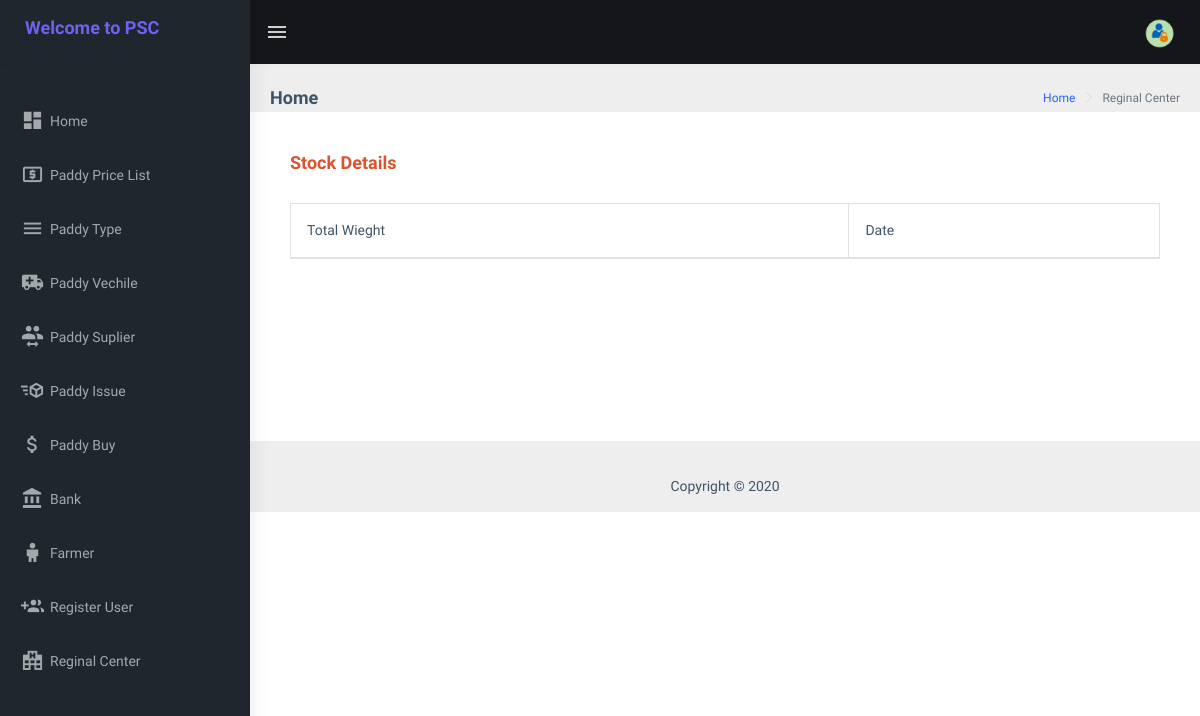
Page /common_components/stock.php (signed in) on the earlier database version.
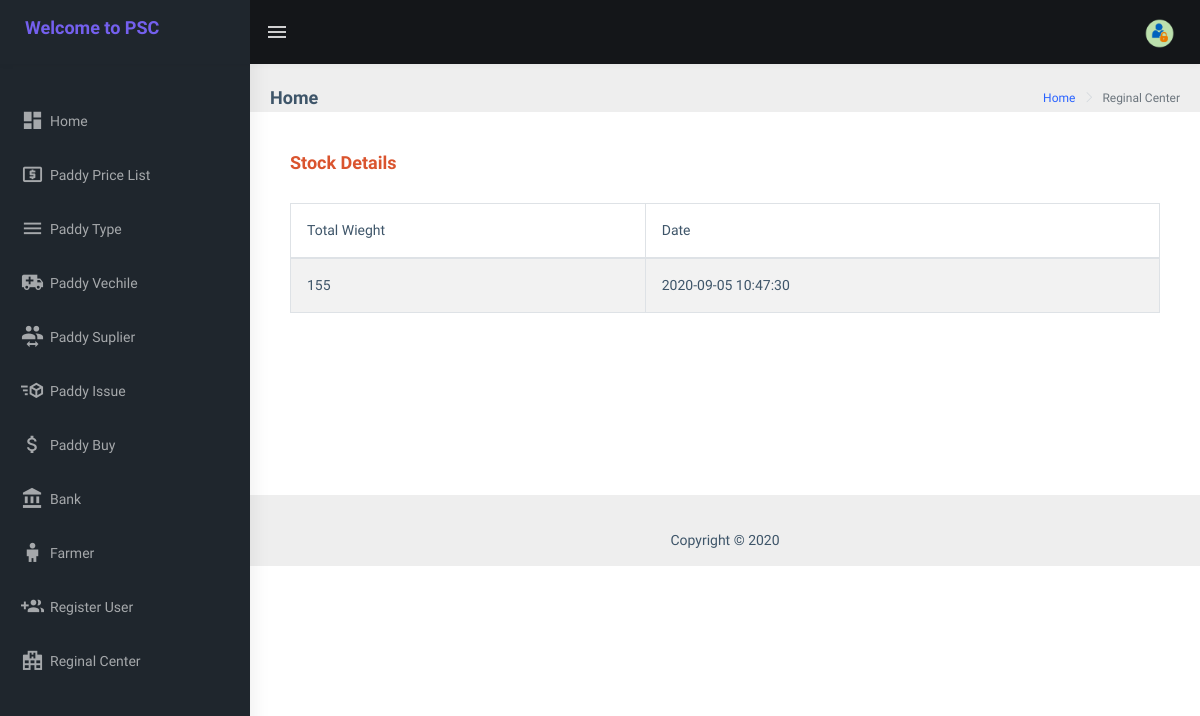
Same page on the later database version.
### tables this page shows
CREATE TABLE `stock` (
  `total_weight` double NOT NULL,
  `date` timestamp NOT NULL DEFAULT current_timestamp() ON UPDATE current_timestamp()
);

### common_components/stock.php (the view, shortened to what this page needs)
<?php
	include('../function.php');
?>
<!DOCTYPE html>
<html dir="ltr" lang="en">
    <head>
        <?php include '../mainstuff/inhead.php'; ?>
				<link rel="stylesheet" type="text/css" href="../assets/extra-libs/multicheck/multicheck.css">
				<link href="../js/jquery.dataTables.min.css" rel="stylesheet">
				<link rel="stylesheet" type="text/css" href="../assets/libs/select2/dist/css/select2.min.css">
	</head>
    <body>
        <div id="main-wrapper">
            <?php include '../mainstuff/header.php'; ?>
			<?php include '../mainstuff/LeftSidebar.php'; ?>
			<div class="page-wrapper">
                <div class="page-breadcrumb">
                    <div class="row">
                        <div class="col-12 d-flex no-block align-items-center">
                            <h4 class="page-title">Home</h4>
                            <div class="ml-auto text-right">
                                <nav aria-label="breadcrumb">
                                    <ol class="breadcrumb">
                                        <li class="breadcrumb-item"><a href="#">Home</a></li>
                                        <li class="breadcrumb-item active" aria-current="page">Reginal Center</li>
                                    </ol>
                                </nav>
                            </div>
                        </div>
                    </div>
                </div>
								                <div class="row">
								                    <div class="col-md-12">
								                        <div class="card card-body printableArea">
																					<form class="form-horizontal" action="" enctype="multipart/form-data" method="post">
																								<div class="card-body">
																								<h4 class="text-danger">Stock Details</h4><br>
																												<div class="table-responsive">
																														<table id="zero_config" class="table table-striped table-bordered">
																																<thead>
																																		<tr>
																																			<th> Total Wieght </th>
																																			<th> Date </th>
																																		</tr>
																																</thead>
																																<tbody>
																																		<?php
																																					$sql= "select * from stock";
																																					$run = mysqli_query($conn,$sql);
																																						while($row=mysqli_fetch_array($run)){
																																								$total_wieght = $row['total_weight'];
																																								$date = $row['date'];
																																		?>
																													<tr>
																															<td> <?php echo $total_wieght; ?> </td>
																															<td> <?php echo $date; ?> </td>
																													</tr>
																										<?php } ?>
																								</tbody>
																						</table>
																				</div>
																		</form><br><br><br><br><br><br>
																</div>
								                    </div>
								                </div>
								                <?php include '../mainstuff/footer.php'; ?>
								            </div>
	  </body>
</html>

Differences in the rows shown:
added stock: total_weight "155", date "2020-09-05 10:47:30"
